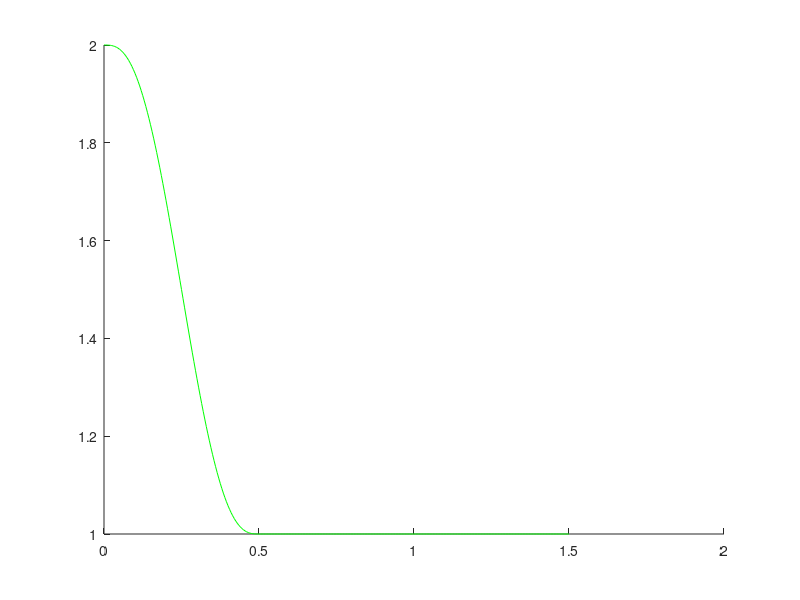

Source code (MATLAB): (Note: this script raises an error after producing the figure.)
clc
clear all

global M B

%% Constant K, prove tautology and other housekeeping
tspan=.5;
tinc=.005;
ta=(0:tinc:tspan)/tspan;

xi=[1; 0];
xf=[0; 0];

xd=(xi*ones(size(ta))+(xf-xi)*(10*ta.^3-15*ta.^4+6*ta.^5))';
vd=((xf-xi)*(30*ta.^2-60*ta.^3+30*ta.^4)/tspan)';
ad=((xf-xi)*(60*ta-180*ta.^2+120*ta.^3)/(tspan^2))';
% tshort=0:.001:tspan;
% xd=([1; 0]*sin(tshort))';
% vd=([1; 0]*cos(tshort))';
% ad=([1; 0]*-sin(tshort))';

t=0:tinc:1.5;
Xd=[[xd vd ad];zeros(length(t)-length(ta),6)];
Xd(:,1)=Xd(:,1)+1;
F=zeros(length(t),2);
F((t>.1)&(t<.2),1)=-10;
K=15*ones(length(t),2);

figure(1)
clf
hold on
plot(t,Xd(:,1),'g')

M=.41;
B=2.3;

Xh=forward(t,Xd,F,K);
plot(t,Xh(:,1),'k')

Xx=reverse(t,Xh,F,K);
plot(t,Xx(:,1),'r.')

arrow([t' Xh(:,1)],[t' Xh(:,1)]+.05*[0*t' F(:,1)],.6*[1 1 1],.2);

title('Proof of Tautology Being Intact')
xlabel('Time, Seconds')
ylabel('Displacement in X')
legend('Ground Truth Intention','Hand (Stiffness=15)','Intention (Stiffness=15)','Forces')

%% Sobol spanned, short-time extraction bursts

sParams=1;
nCandidates=5;
Kml=16;
Kspan=.2;

p=sobolset(sParams,'Skip',1e3,'Leap',1e2); %double wide is necessary, rest are generic values to deal with idealty
p=scramble(p,'MatousekAffineOwen'); %Same. Cleans up some issues quickly and quietly

candidateK=Kml+Kml*Kspan*(p(1:nCandidates,:)-.5); %Generate a sobol-distributed [0-1] set that theoretically spans the space very very well.

%You know you have some settling time, so figure out what it is.

figure(2)
clf
subplot(2,1,1)
hold on
plot(t,Xd(:,1),'g')

Xml=reverse(t,Xh,F,Kml+K*0);
plot(t,Xml(:,1),'r')

Xs=zeros(length(t),nCandidates);
Ys=zeros(length(t),nCandidates);
for k=1:nCandidates
    cand{k}=reverse(t,Xh,F,candidateK(k)+K*0);
    Xs(:,k)=cand{k}(:,1);
    Ys(:,k)=cand{k}(:,2);
    plot(t,Xs(:,k),'b')
end

eX=t;
eY=t;
for k=1:length(t)
    temp=[candidateK 1+0*candidateK]\Xs(k,:)';
    eX(k)=temp(1);
    temp=[candidateK 1+0*candidateK]\Ys(k,:)';
    eY(k)=temp(1);
end

P=zeros(2);
w=zeros(2,1,length(t)+1);
w(2,1,1)=Xh(1,1);

subplot(2,1,2)
hold on
for k=1:length(t)
    [w(:,:,k+1),P]=RLS([eX(k);1],Xml(k,1)',w(:,:,k),P,.05);
    if ~mod(k,100)
    plot(t(k),w(1,1,k),'r.')
    drawnow
    end
end

figure(3)
clf
hold on
plot(t,Xd(:,1),'g-')
plot(t,Xml(:,1)-eX','c.')
plot(t,squeeze(w(2,1,2:end)),'b.')
plot(t,squeeze(w(1,1,2:end)).*eX','r')
axis equal

%% Break there

return

figure(2)
clf
subplot(2,1,1)
hold on
plot(t,Xd(:,1),'g')
%arrow([t' Xd(:,1)],[t' Xd(:,1)]+.05*[0*t' F(:,1)],.6*[1 1 1],.2);

Xh=forward(t,Xd,F,K);
plot(t,Xh(:,1),'k')

Klow=13;
Khigh=16;

XxL=reverse(t,Xh,F,Klow+0*K);
plot(t,XxL(:,1),'r')

XxH=reverse(t,Xh,F,Khigh+0*K);
plot(t,XxH(:,1),'r')
title('You can recover the twue intent by overestimation correction')
ylabel('Displacement in X')
xlim([0 1.5])
legend('Ground Truth Intention','Hand (Stiffness=15)','Extraction with overestimated stiffness (Stiffness=18)','Extraction with overestimated stiffness (Stiffness=19)')

subplot(2,1,2)
hold on
E=XxL(:,1)-XxH(:,1);
plot(t,E,'c')

plot(t,Xd(:,1),'g')
eps=E\XxL(:,1)
plot(t,XxL(:,1)-eps*E,'r')
legend('Difference of Overestimates','Ground Truth Intention','Corrected Extraction')
title(['Solved Stiffness Overestimation: Eps = ',num2str(-eps*(Khigh-Klow))])
xlabel('Time, Seconds')
ylabel('Displacement in X')


%% Time varying K

Ksmooth=40+5*sin(2*pi*t/.25+rand)'; %smooth(5+20*rand(length(t),1),30);
Xh=forward(t,Xd,F,[Ksmooth K(:,2)]);
Klow=9;
Kmid=12;
Khigh=12.1;

XxL=reverse(t,Xh,F,Klow+0*K);
XxM=reverse(t,Xh,F,Kmid+0*K);
XxH=reverse(t,Xh,F,Khigh+0*K);

E=XxH(:,1)-XxL(:,1);

span=2;
epslocal=zeros(length(t),1);
for k=1:length(t)
    inds=max(1,k-span):length(t);
    %Without zero mean, you lose the nuts for the trees
    %epslocal(k)=(E(inds)-mean(E(inds)))\(XxM(inds,1)-mean(XxM(inds,1)));
    temp=[E(inds) ones(length(inds),1)]\XxM(inds,1);
    epslocal(k)=temp(1);
end
%epslocal=(epslocal(:,1)*Khigh+epslocal(:,2)*Klow)./sum(epslocal,2)

realdot=dot(XxM(:,1),Xd(:,1)/norm(Xd(:,1)))
epsdot=dot(XxL(:,1),E)
epsglobal=E\XxM(:,1)

epsComp=(XxL(:,1)-mean(XxL(:,1)))\(E-mean(E))


figure(3)
clf
subplot(2,1,1)
hold on

plot(t,Xd(:,1),'g')
plot(t,Xh(:,1),'k')
plot(t,Ksmooth/10,'m')

plot(t,XxL(:,1),'ro','markersize',2)
plot(t,XxM(:,1),'rv','markersize',2)
plot(t,XxH(:,1),'r^','markersize',2)
plot(t,XxL(:,1)+epsComp*E,'color',[.8 .5 .2])
plot(t,XxL(:,1)+epslocal.*E,'color',[0 .2 .6])

title('You can recover the twue intent by overestimation correction')
ylabel('Displacement in X')
xlim([0 1.5])
legend('Ground Truth Intention','Hand (Stiffness=magenta)','Time-varying Stiffness/10',['Extraction with estimated stiffness (Stiffness=',num2str(Klow),')'],['Extraction with estimated stiffness (Stiffness=',num2str(Kmid),')'],['Extraction with estimated stiffness (Stiffness=',num2str(Khigh),')'],'Constant Corrected Stiffness','Locally Corrected Stiffness')

subplot(2,1,2)
hold on

%plot(t,epsglobal+0*t,'color',[.8 .5 .2])
%plot(t,epslocal,'color',[0 .2 .6])
plot(t,Xd(:,1)-Xh(:,1),'g')
plot(t,10*(XxH(:,1)-XxM(:,1)),'r')

%plot(t,epslocal(:,1),'b')
%plot(t,(XxM(:,1)-Xd(:,1)),'color',[.7 .4 .4])
%legend('Difference of Estimates','Ground Truth Intention','Constant-Corrected Extraction','Time-varying Stiffness Estimate Extraction')
title(['Solved Stiffness Overestimation: Eps = ',num2str(epsglobal*(Khigh-Klow))])
xlabel('Time, Seconds')
ylabel('Computed scale')

figure(4)
clf
hold on
%plot(t,epsdot*E,'k')
%plot(t,(XxM(:,1)-Xd(:,1)),'color',[.7 .4 .4])
plot(t,0*t,'g')
plot(t,Xh(:,1)-Xd(:,1),'k')
plot(t,XxL(:,1)-Xd(:,1),'ro','markersize',2)
plot(t,XxM(:,1)-Xd(:,1),'rv','markersize',2)
plot(t,XxH(:,1)-Xd(:,1),'r^','markersize',2)
plot(t,XxH(:,1)-XxL(:,1),'c')
plot(t,XxL(:,1)+epsComp*E-Xd(:,1),'r')
plot(t,XxM(:,1)-epslocal.*E-Xd(:,1),'color',[0 .2 .6])

eh=XxL(:,1)-Xh(:,1);
he=E\eh

%plot(t,XxL(:,1)+he*E-Xd(:,1),'color',[.5 .1 .8])


legend({'Zero Error';
    'Hand Error';
    ['Extraction Error (Stiffness=',num2str(Klow),')'];
    ['Extraction Error (Stiffness=',num2str(Kmid),')'];
    ['Extraction Error (Stiffness=',num2str(Khigh),')'];
    'Unscaled Error Estimate';
    'Correction with Linear Regression';
    ['Correction with Local Linear Regression, Span = ',num2str(span)]})
xlabel('Time, sec')
ylabel('Error, X')
